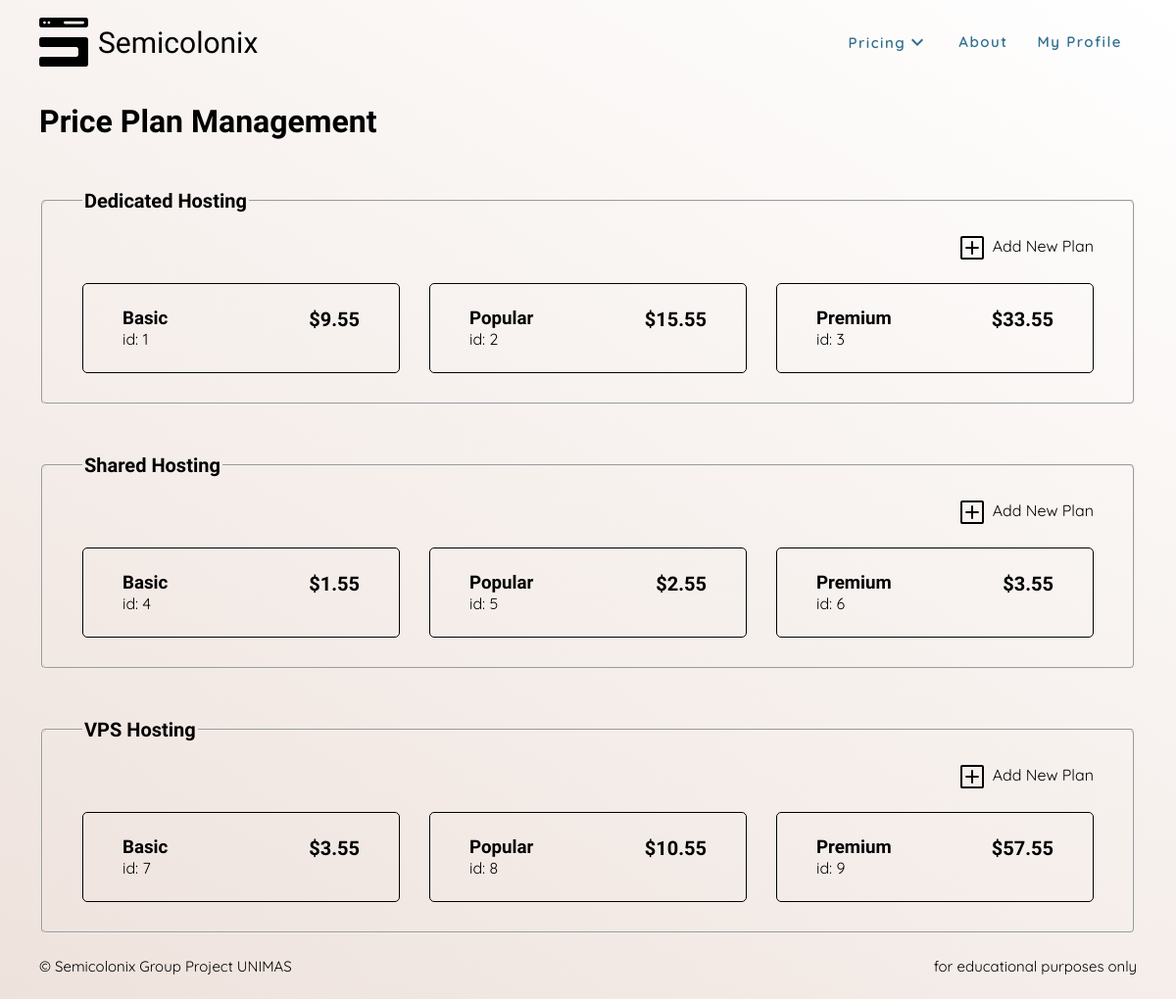
Page /admin/manage-price-plan.php (signed in) on the earlier database version.
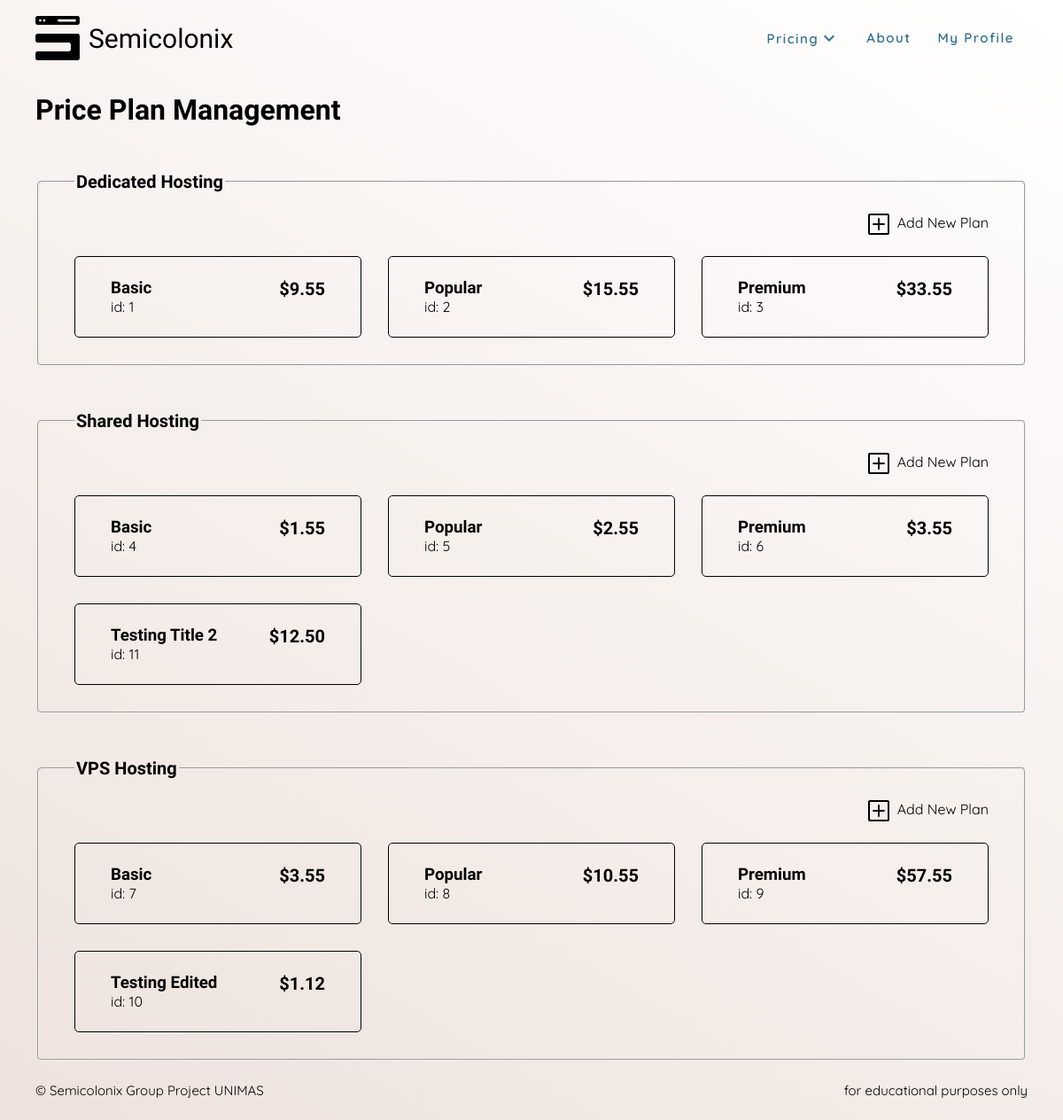
Same page on the later database version.
### tables this page shows
CREATE TABLE `product` (
  `prod_id` int(10) NOT NULL,
  `prod_title` varchar(256) NOT NULL,
  `prod_subtitle` varchar(256) NOT NULL,
  `prod_category` enum('Shared','VPS','Dedicated','') NOT NULL,
  `prod_price` float(5,2) NOT NULL,
  `prod_status` enum('Active','Disabled') NOT NULL
);

### admin/manage-price-plan.php (the view, shortened to what this page needs)
<!DOCTYPE html>
<html lang="en">
<head>
    <link rel="stylesheet" href="/css/main.css">
    <link rel="stylesheet" href="/css/admin-manage-price-plan.css">
</head>
<body class="flex-col">
    <?php
    if (!isset($_SESSION['loggedin']) || !$_SESSION['loggedin']) {
        header("Location: /pages/login_form.php");
    } else {
        require_once($_SERVER['DOCUMENT_ROOT'] . "/includes/nav.php");
    }
    ?>
    <div class="main-container">
        <h1>Price Plan Management</h1>
        <?php
        require_once($_SERVER['DOCUMENT_ROOT'] . "/config/conn.php");
        $query = "SELECT DISTINCT prod_category FROM product";
        $result = $conn->query($query);
        foreach ($result as $row) {
            $category = $row['prod_category'];
            $query = "SELECT * FROM product WHERE prod_category = '" . $category . "'";
            $result2 = $conn->query($query);
            if ($result2) {
                echo "<fieldset>";
                echo "<legend class='text-h1 font-primary font-w-600'>" . $row['prod_category'] . " Hosting</legend>";
                echo "<div class='w-100 flex-col'>";
                echo "<a id-add-btn href=''>";
                echo "<span class='icon-addBtn'></span>";
                echo "<span>Add New Plan</span>";
                echo "</a>";
                echo "</div>";
                echo "<div class='price-layout'>";
                foreach ($result2 as $row) {
                    echo "<a class='w-100' target='_blank' href='/admin/edit-price-plan.php?prod_id=" . $row['prod_id'] . "'> ";
                    echo "<div class='price-component flex-row between'>";
                    echo "<div>";
                    echo "<h3>" . $row['prod_title'] . "</h3>";
                    echo "<p>id: " . $row['prod_id'] . "</p>";
                    echo "</div>";
                    echo "<p class='font-primary text-h1 margin-0'><b>$" . $row['prod_price'] . "</b></p>";
                    echo "</div>";
                    echo "</a>";
                }
                echo "</div>";
                echo "</fieldset>";
            } else {
                echo "No data found";
            }
        }
        ?>
    </div>
    <?php require_once($_SERVER['DOCUMENT_ROOT'] . "/includes/footer.php"); ?>
</body>
</html>

### includes/nav.php (shortened to what this page needs)
<nav id="nav-bar" class="w-100 flex-row between" role="navigation">
    <?php
    if (isset($_SESSION['loggedin']) && $_SESSION['loggedin']) {
        if ($_SESSION['role'] == "admin") {
            echo "<a id='logo' href='/admin/dashboard.php'>";
        } else {
            echo "<a id='logo' href='/index.php'>";
        }
    } else {
        echo "<a id='logo' href='/index.php'>";
    }
    ?>
    <div class="flex-row middle">
        <h1 class="black font-w-400 text-title margin-0">Semicolonix</h1>
    </div>
    </a>
    <div class="flex-row">
        <?php
        if (isset($_SESSION['loggedin']) && $_SESSION['loggedin']) {
            if ($_SESSION['role'] == "admin") {
                echo "<a class='c1 text-normal font-w-600' href='/admin/dashboard.php'>Dashboard</a>";
            } else {
                echo "<div class='dropdown flex-row'>";
                echo "<div class='flex-row middle'>
                    <span class='c1 text-normal font-w-600'>Pricing</span>
                    <img class='rotate-180' src='/assets/icon/drop-down.svg' alt=''>
                </div>";
                echo "</div>";
                echo "<a class='c1 text-normal font-w-600' href='/pages/about.php'>About</a>";
            }
            echo "<a class='c1 text-normal font-w-600' href='/pages/myprofile.php'>My Profile</a>";
        }
        ?>
    </div>
</nav>

### includes/footer.php
<footer class="flex-row between">
    <p class="font-second font-w-400 text-normal">&copy; Semicolonix Group Project UNIMAS</p>
    <p class="font-second font-w-400 text-normal">for educational purposes only</p>
</footer>

### css/main.css (style rules this page uses)
:root { --color-black: black; --color-white: #ffffff; --color-c1: #31708e; --color-c2: #88bdbc; --color-c3: #eee2dc; --color-c4: #b1a296; --font-primary: "Syncopate", sans-serif; --font-second: "Quicksand", sans-serif; --font-size-title: 30px; --font-size-h1: 20px; --font-size-normal: 15px; --font-size-small: 12px; font-family: var(--font-primary); }
html, body { height: 100%; width: 100%; background-image: linear-gradient(210deg, var(--color-white), var(--color-c3)); background-repeat: no-repeat; background-attachment: fixed; scroll-behavior: smooth; }
a { width: fit-content; height: fit-content; text-decoration: none; color: var(--color-black); }
h1, h2, h3, h4, h5, strong { margin: 0; font-weight: 600; font-family: var(--font-primary); }
a, p, body, html, div, iframe, img, span { margin: 0; border: 0; text-decoration: none; }
a, div, p, span { display: block; font-family: var(--font-second); }
.font-primary { font-family: var(--font-primary); }
.font-second { font-family: var(--font-second); }
.font-w-400 { font-weight: 400; }
.font-w-600 { font-weight: 600; }
.black { --color-current: var(--color-black); color: var(--color-current); }
.c1 { --color-current: var(--color-c1); color: var(--color-current); }
.text-title { font-size: var(--font-size-title); }
.text-h1 { font-size: var(--font-size-h1); }
.text-normal { font-size: var(--font-size-normal); }
.flex-row { display: flex; flex-direction: row; flex-wrap: wrap; }
.flex-col { display: flex; flex-direction: column; }
.flex-row.between { justify-content: space-between; }
.w-100 { width: 100%; max-width: 100%; }
.middle { display: flex; align-items: center; }
.margin-0 { margin: 0; }
.main-container { display: flex; flex-direction: column; flex-grow: 1; padding: 105px 40px 0px 40px; width: 100%; max-width: 100%; box-sizing: border-box; }
footer { width: 100%; padding: 24px 40px; box-sizing: border-box; }

### css/admin-manage-price-plan.css (style rules this page uses)
.price-layout { display: grid; width: 100%; grid-template-columns: repeat(3, minmax(100px, 1fr)); gap: 30px; }
.price-component { border: 1px solid black; border-radius: 5px; padding: 24px 40px; box-sizing: border-box; transition: all 0.6s ease; }
fieldset { border-radius: 5px; padding: 24px 40px 30px 40px; box-sizing: border-box; margin-top: 50px; }
[id-add-btn] { display: flex; flex-direction: row; align-self: flex-end; margin-bottom: 24px; transition: all 0.6s ease; }

### css/nav.css (style rules this page uses)
#nav-bar { position: fixed; padding: 18px 40px; box-sizing: border-box; background-image: linear-gradient(30deg, var(--color-c3), var(--color-white)); background-repeat: no-repeat; background-attachment: fixed; z-index: 3; }
.logo { width: 50px; height: auto; height: fit-content; margin-right: 10px; }
#nav-bar > div > a { color: var(--color-c1); font-size: var(--font-size-normal); padding: 15px; letter-spacing: 1.5px; }
.dropdown { position: relative; display: inline-block; cursor: pointer; padding: 0 15px; letter-spacing: 1.5px; }
.rotate-180 { width: 24px; height: 24px; transition: all 0.6s ease; }

Differences in the rows shown:
added product: prod_title "Testing Title 2", prod_id "11", prod_price "12.50", shown under "Shared"
added product: prod_title "Testing Edited", prod_id "10", prod_price "1.12", shown under "VPS"
